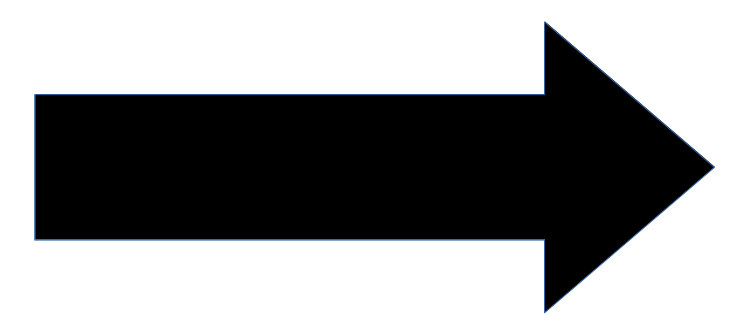
#> input picture right.png, 741 x 326 px
$ python visual_instructions.py   (older library calls are emulated)
#> lines starting #> are read from the running program, lines starting #| are printed output that depends on the picture; after the words box and inside, x2 and y2 are one past the last pixel; in counts of white or black regions, pixels touching at a corner belong together
import cv2
import numpy as np
from matplotlib import pyplot as py
frame = cv2.imread('right.png')
#> frame is the input picture: shape (326, 741, 3); mean B, G, R 150.9, 150.5, 150.1

blur = cv2.GaussianBlur(frame,(15,15),0)
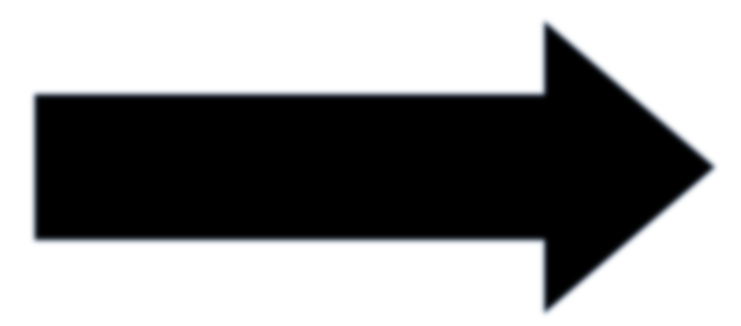
#> blur: shape (326, 741, 3); mean B, G, R 150.9, 150.5, 150.1
blur = cv2.pyrMeanShiftFiltering(frame,51,91)
blur = cv2.erode(blur,(5,5),iterations=2)
gray = cv2.cvtColor(blur,cv2.COLOR_BGR2GRAY)
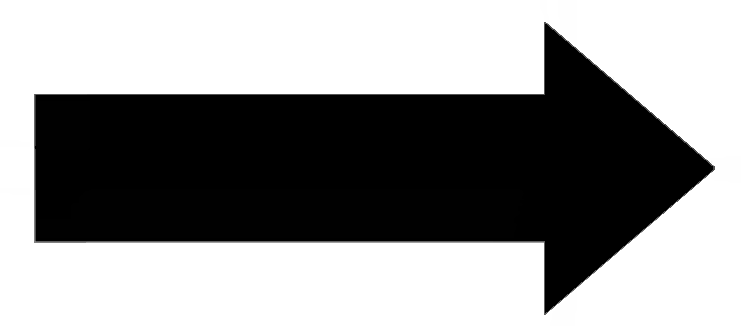
#> gray: shape (326, 741); min 0, max 255, mean 149
ret, thresh = cv2.threshold(gray,0,255,cv2.THRESH_BINARY,cv2.THRESH_OTSU)
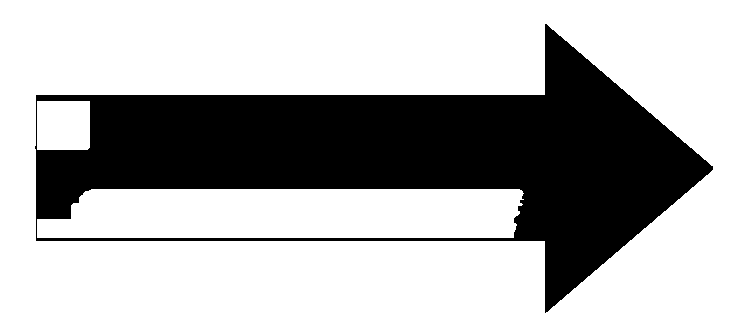
#> thresh: shape (326, 741); 69.4% white; 1 black region
#> ret = 0
th, contours, hierarchy = cv2.findContours(thresh,cv2.RETR_LIST,cv2.CHAIN_APPROX_NONE)
#> contours = 4 contours; box (x1, y1, x2, y2) and area: (0, 0, 741, 326) 240500, (34, 23, 714, 314) 99796, (37, 189, 524, 238) 21870, (37, 101, 90, 150) 2494
print(len(contours))
#| 4
cv2.drawContours(frame,contours,3,(0,0,255),4 )
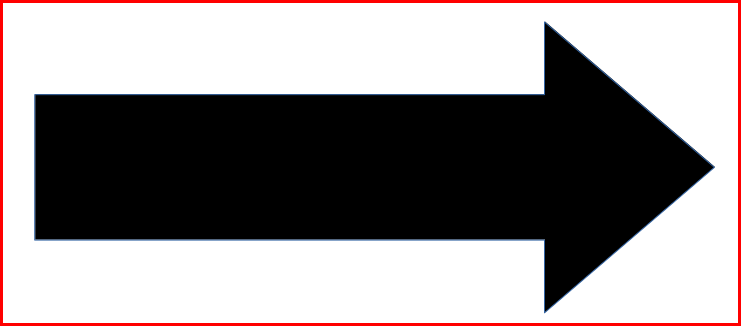
#> frame: shape (326, 741, 3); 2.64% of pixels changed, all inside (x1, y1, x2, y2) = (0, 0, 741, 326)
cv2.imshow('frame',frame)
cv2.waitKey()

$ run again, with back.png copied over right.png
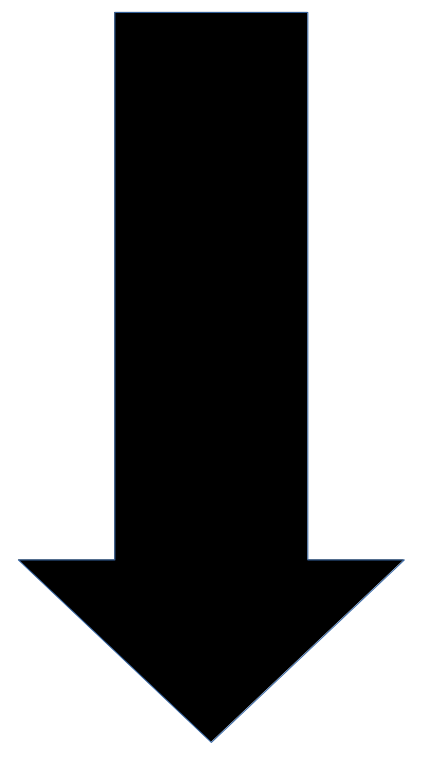
#> input picture back.png, 422 x 767 px
#> frame is the input picture: shape (767, 422, 3); mean B, G, R 144.2, 143.9, 143.6
#> `ret, thresh = cv2.threshold(gray,0,255,cv2.THRESH_BINARY,cv2.THRESH_OT..`:
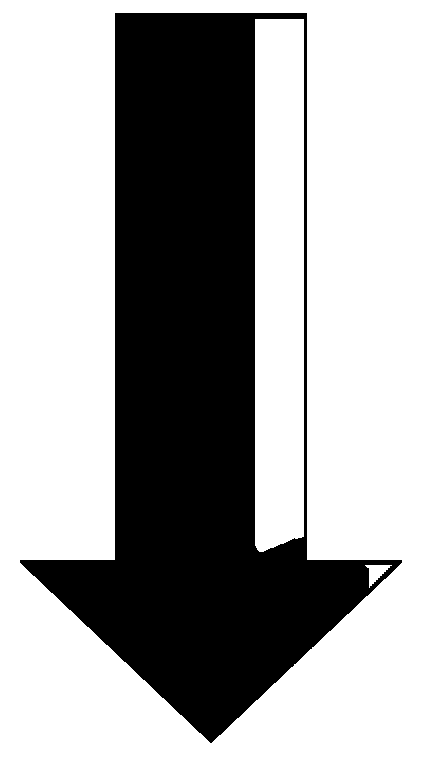
#> thresh: shape (767, 422); 64.6% white; 1 black region
#> ret = 0
#> contours = 4 contours; box (x1, y1, x2, y2) and area: (0, 0, 422, 767) 322486, (19, 12, 403, 744) 141530, (255, 19, 304, 552) 25188, (365, 565, 392, 588) 232
#| 4
#> `cv2.drawContours(frame,contours,3,(0,0,255),4 )`:
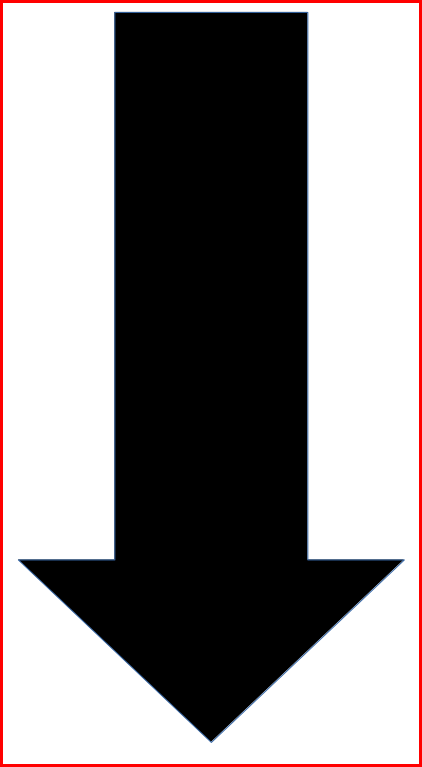
#> frame: shape (767, 422, 3); 2.19% of pixels changed, all inside (x1, y1, x2, y2) = (0, 0, 422, 767)
